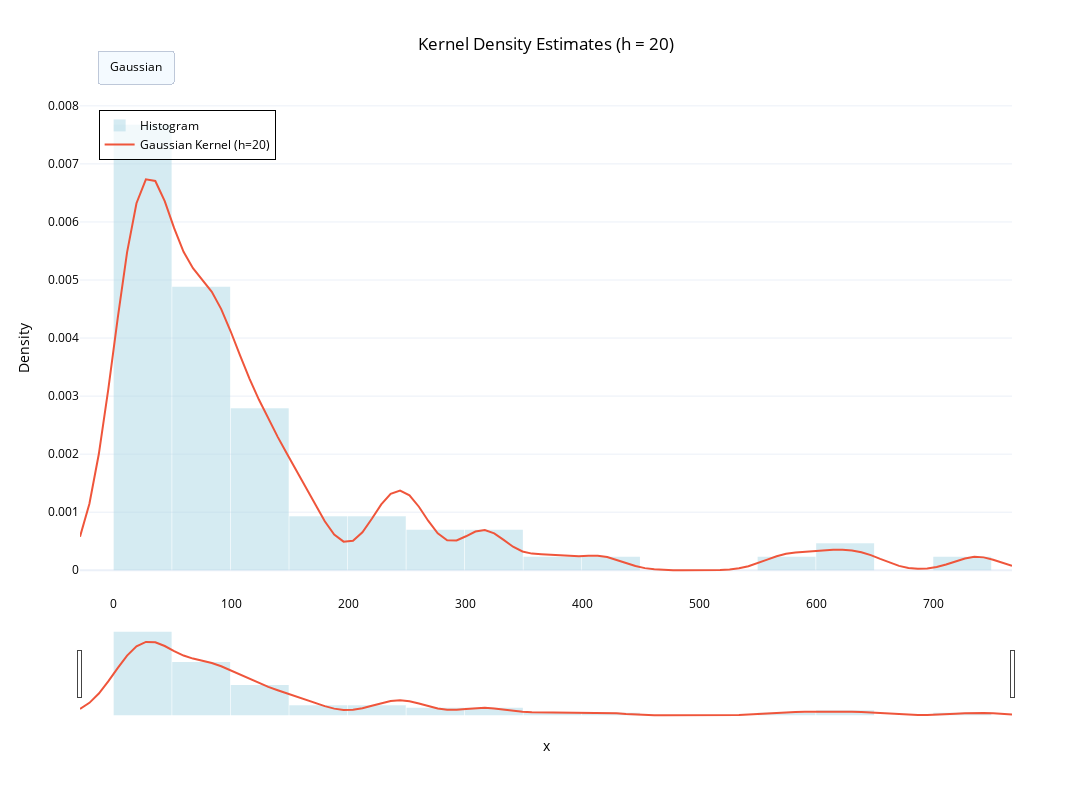

Notebook code for this chart:
### Markdown cell above
### Suicide Data
We have used Gaussian Kernel

### Code cell
suicide = pd.read_excel("suicide.xlsx")
suicide = suicide.iloc[:,0].to_numpy()
suicide
plot_hist(suicide,h=20)
